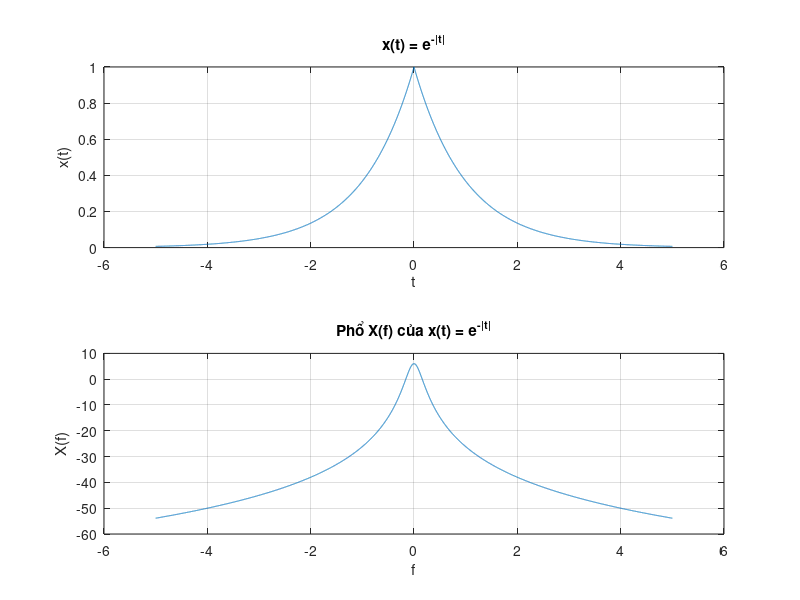

The MATLAB script that drew this image: (Note: this script raises an error after producing the figure.)
clc; clear; close all;

t = -5:0.001:5;

xt = exp(-abs(t));

figure(1)
subplot(2,1,1)
plot(t,xt)
title('x(t) = e^{-|t|}')
xlabel('t')
ylabel('x(t)')
grid on

%vẽ phổ X(f)
f = -5:0.001:5;

Xf = 2./ (1 + (2*pi*f) .^2);

subplot(2,1,2)
plot(f,20*log10(abs(Xf)))
title('Phổ X(f) của x(t) = e^{-|t|}')
xlabel('f')
ylabel('X(f)')
grid on

%Xw but syms
syms t w x;
X = exp(-abs(t));
Xw = fourier(x,w);
X(w) = fourier(x,t,w);



